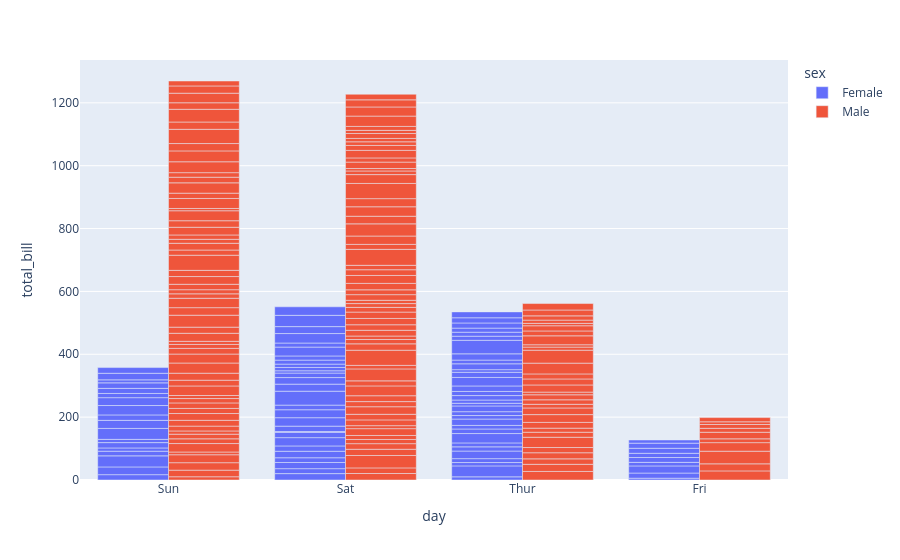

Write notebook code for a chart like this one.
### Code cell
fig = px.bar(
    df,
    x="day",
    y="total_bill",
    color="sex",
    barmode="group"   # or "stack"
)

fig.show()

### Figure 1 — Plotly figure (JSON) as saved in the notebook; plotly's stock layout.template omitted (floating-point values rounded to 4 significant figures; data arrays with more than 128 entries replaced by an {"elided": "..."} marker saying what was removed)
{"data": [{"alignmentgroup": "True", "hovertemplate": "sex=Female<br>day=%{x}<br>total_bill=%{y}<extra></extra>", "legendgroup": "Female", "marker": {"color": "#636efa", "pattern": {"shape": ""}}, "name": "Female", "offsetgroup": "Female", "orientation": "v", "showlegend": true, "textposition": "auto", "type": "bar", "x": ["Sun", "Sun", "Sun", "Sun", "Sun", "Sun", "Sat", "Sat", "Sat", "Sat", "Sat", "Sat", "Sun", "Sun", "Sat", "Sat", "Sat", "Sat", "Sat", "Sat", "Sat", "Thur", "Thur", "Fri", "Fri", "Fri", "Fri", "Fri", "Sat", "Sat", "Sat", "Sat", "Sat", "Sun", "Sun", "Thur", "Thur", "Thur", "Thur", "Thur", "Thur", "Thur", "Thur", "Thur", "Thur", "Thur", "Thur", "Thur", "Thur", "Thur", "Thur", "Thur", "Thur", "Thur", "Thur", "Thur", "Thur", "Sun", "Sun", "Sun", "Sun", "Sun", "Sat", "Sat", "Sun", "Sun", "Sun", "Thur", "Thur", "Thur", "Thur", "Thur", "Thur", "Thur", "Sat", "Sat", "Sat", "Sat", "Sat", "Fri", "Fri", "Fri", "Fri", "Sat", "Sat", "Sat", "Thur"], "xaxis": "x", "y": [16.99, 24.59, 35.26, 14.83, 10.33, 16.97, 20.29, 15.77, 19.65, 15.06, 20.69, 16.93, 10.29, 34.81, 26.41, 16.45, 3.07, 17.07, 26.86, 25.28, 14.73, 10.07, 34.83, 5.75, 16.32, 22.75, 11.35, 15.38, 44.3, 22.42, 20.92, 14.31, 7.25, 25.71, 17.31, 10.65, 12.43, 24.08, 13.42, 12.48, 29.8, 14.52, 11.38, 20.27, 11.17, 12.26, 18.26, 8.51, 10.33, 14.15, 13.16, 17.47, 27.05, 16.43, 8.35, 18.64, 11.87, 29.85, 25.0, 13.39, 16.21, 17.51, 10.59, 10.63, 9.6, 20.9, 18.15, 19.81, 43.11, 13.0, 12.74, 13.0, 16.4, 16.47, 12.76, 13.27, 28.17, 12.9, 30.14, 13.42, 15.98, 16.27, 10.09, 22.12, 35.83, 27.18, 18.78], "yaxis": "y"}, {"alignmentgroup": "True", "hovertemplate": "sex=Male<br>day=%{x}<br>total_bill=%{y}<extra></extra>", "legendgroup": "Male", "marker": {"color": "#EF553B", "pattern": {"shape": ""}}, "name": "Male", "offsetgroup": "Male", "orientation": "v", "showlegend": true, "textposition": "auto", "type": "bar", "x": {"elided": "157 str values"}, "xaxis": "x", "y": {"elided": "157 float values"}, "yaxis": "y"}], "layout": {"barmode": "group", "legend": {"title": {"text": "sex"}, "tracegroupgap": 0}, "margin": {"t": 60}, "xaxis": {"anchor": "y", "domain": [0, 1], "title": {"text": "day"}}, "yaxis": {"anchor": "x", "domain": [0, 1], "title": {"text": "total_bill"}}}}
